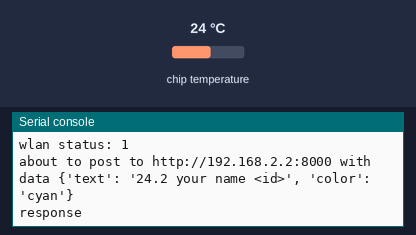
This program was run on a simulated Raspberry Pi Pico running MicroPython. On the bench: the last lines printed to the serial console. Inputs (shaded band) come from the test bench; at power-on: chip temperature 24 °C. WiFi joins after 1.5 s; web requests get an empty 200 reply after 0.4 s.

Above: at 2.7 s.
2.8 s: chip temperature set to 1 °C
At 4.16 s:
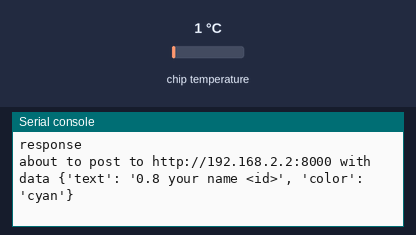
6.0 s: chip temperature set to 11 °C
At 7.8 s:
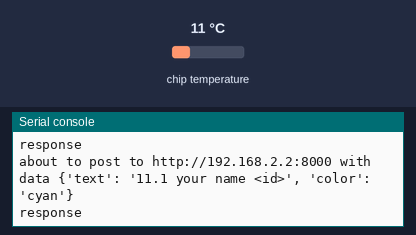
Timing chart, 0 to 9.3 s (numbered marks = the images above; inputs shaded):
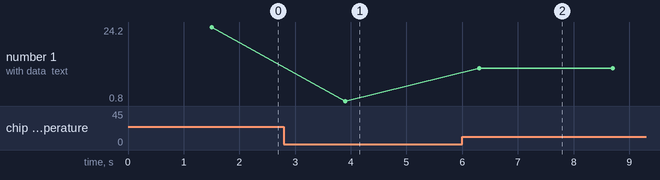

Measured:
- after the input at 2.8 s, the serial console: prints a new line after 1.1 s (image 1)
- after the input at 6.0 s, the serial console: prints a new line after 0.30 s (image 2)
- plotted number 1: 24.2 → 0.8 after the input at 2.8 s, 0.8 → 11.1 after the input at 6.0 s

The program:

t07_1_post.py
```python
import network   # handles connecting to WiFi
import urequests # handles making and servicing network requests
import utime
from machine import ADC

# Connect to network
wlan = network.WLAN(network.STA_IF)
wlan.active(True)

# Network name (ssid) and password
ssid = 'rp2-pico'
password = 'kiwipycon'

wlan.connect(ssid, password)

while wlan.status() != network.STAT_GOT_IP:
    print("wlan status:", wlan.status())
    utime.sleep_ms(500)

# Replace DHCP address with a static one
wlan.ifconfig(("192.168.2.151", "255.255.255.0", "192.168.2.1", "1.1.1.1"))

# Define the server URL and the integer value to post
url = 'http://192.168.2.2:8000'

adc = ADC(ADC.CORE_TEMP) # ADC.CORE_TEMP == 4

while True:
    try:
        adc_voltage = adc.read_u16() * 3.3 / 65535
        temp_c = round(27 - (adc_voltage - 0.706)/0.001721, 1)

        data = {
            'text': str(temp_c)+" your name <id>",
            'color': 'cyan' #'#FFFF00'
            }

        print('about to post to', url, 'with data', data)
        # Post the data to the server
        response = urequests.post(url, json=data)

        # Print the server's response
        print("response", response.text)

        utime.sleep_ms(2000)
    except KeyboardInterrupt:
        print("Keyboard interrupt")
        break
```
